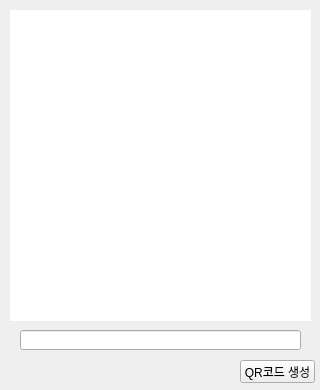
<?xml version="1.0" encoding="UTF-8"?>
<ui version="4.0">
 <class>widget</class>
 <widget class="QWidget" name="widget">
  <property name="geometry">
   <rect>
    <x>0</x>
    <y>0</y>
    <width>320</width>
    <height>390</height>
   </rect>
  </property>
  <property name="sizePolicy">
   <sizepolicy hsizetype="Preferred" vsizetype="Preferred">
    <horstretch>0</horstretch>
    <verstretch>2</verstretch>
   </sizepolicy>
  </property>
  <property name="maximumSize">
   <size>
    <width>320</width>
    <height>390</height>
   </size>
  </property>
  <property name="windowTitle">
   <string>Form</string>
  </property>
  <widget class="QLabel" name="lblQrCode">
   <property name="geometry">
    <rect>
     <x>10</x>
     <y>10</y>
     <width>301</width>
     <height>311</height>
    </rect>
   </property>
   <property name="autoFillBackground">
    <bool>false</bool>
   </property>
   <property name="styleSheet">
    <string notr="true">
background-color: rgb(255, 255, 255);</string>
   </property>
   <property name="text">
    <string/>
   </property>
  </widget>
  <widget class="QLineEdit" name="txtQrData">
   <property name="geometry">
    <rect>
     <x>20</x>
     <y>330</y>
     <width>281</width>
     <height>20</height>
    </rect>
   </property>
  </widget>
  <widget class="QPushButton" name="btnGenerate">
   <property name="geometry">
    <rect>
     <x>240</x>
     <y>360</y>
     <width>75</width>
     <height>23</height>
    </rect>
   </property>
   <property name="text">
    <string>QR코드 생성</string>
   </property>
  </widget>
 </widget>
 <resources/>
 <connections/>
</ui>
